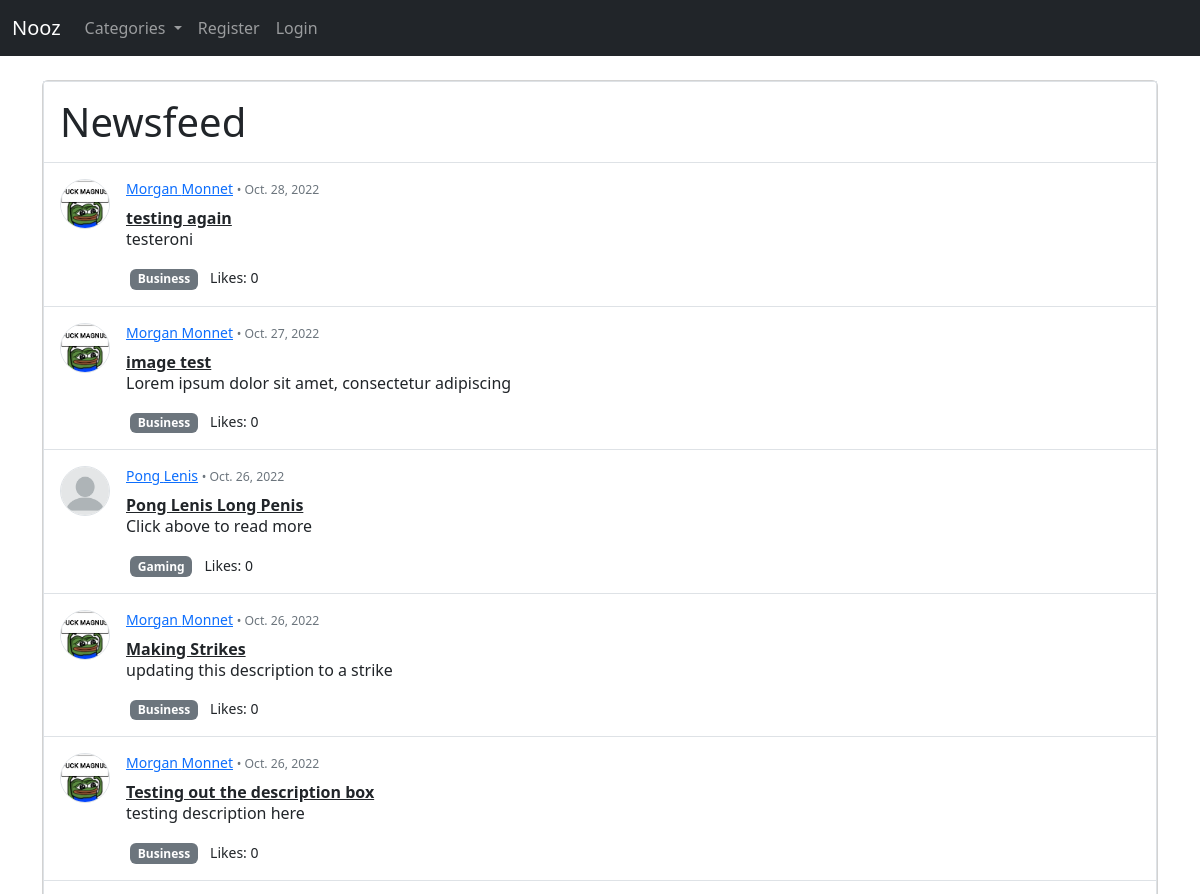
The app's page / (upper part), older data.
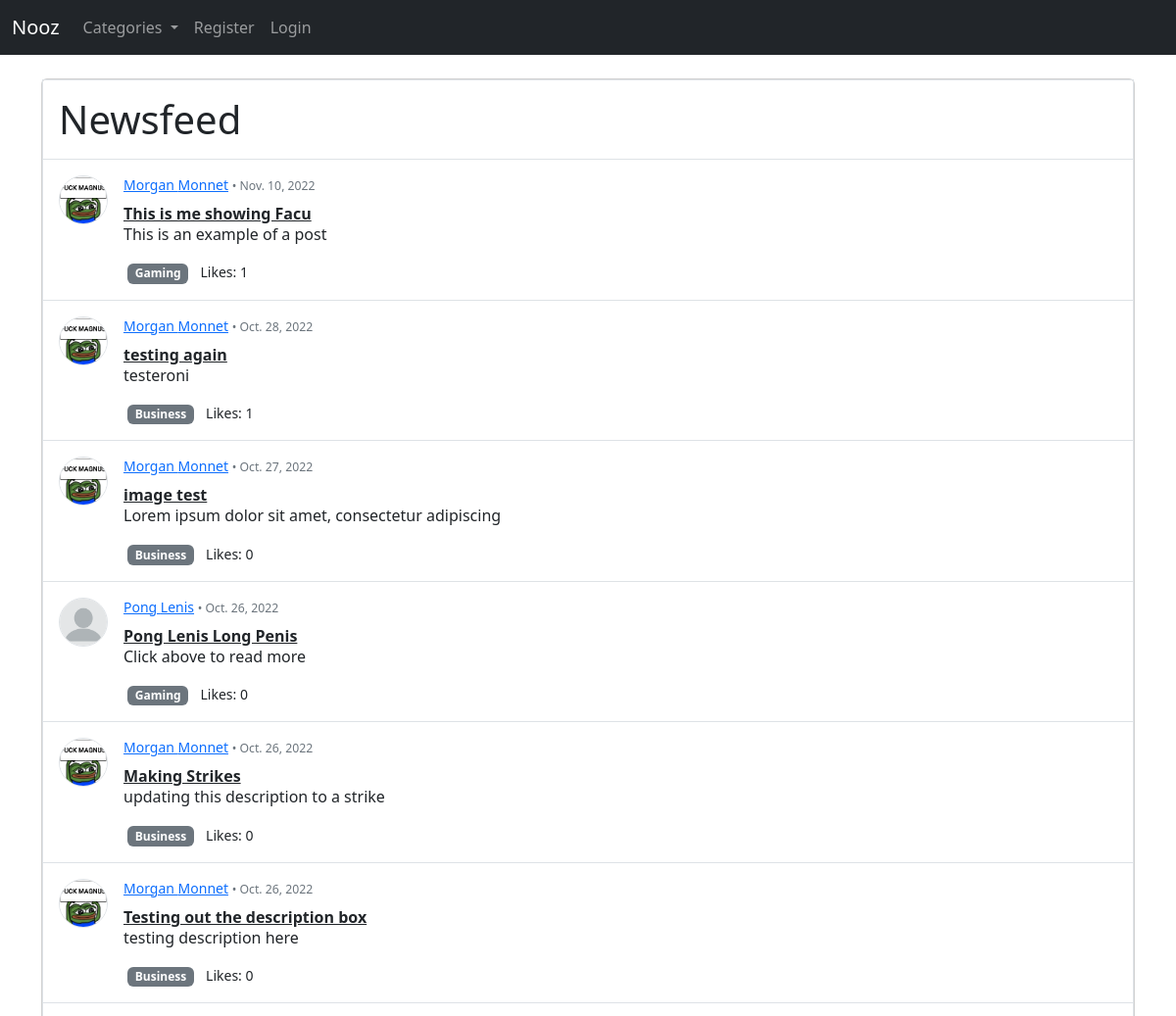
The same page, newer data.
### nooz2/models.py (models this page shows, shortened)
class Post(models.Model):
    title = models.CharField(max_length=255)
    title_tag = models.CharField(max_length=255)
    header_image = models.ImageField(null=True, blank=True, upload_to="images/")
    description = models.CharField(max_length=50)
    author = models.ForeignKey(User, on_delete=models.CASCADE)
    body = RichTextField(blank=True, null=True)
    timestamp = models.DateField(auto_now_add=True)
    category = models.CharField(max_length=255, default='News')
    likes = models.ManyToManyField(User, related_name='post_user')
    def total_likes(self):
        return self.likes.count()

class Profile(models.Model):
    user = models.OneToOneField(User, null=True, on_delete=models.CASCADE)
    bio = models.TextField()
    profile_pic = models.ImageField(null=True, blank=True, upload_to="images/profile")
    site_url = models.CharField(max_length=255, null=True, blank=True)
    facebook_url = models.CharField(max_length=255, null=True, blank=True)
    instagram_url = models.CharField(max_length=255, null=True, blank=True)

### nooz2/views.py (the view)
# urls.py: path('', HomeView.as_view(), name="home"),
class HomeView(ListView):
    model = Post
    template_name = 'home.html'
    ordering = ['-timestamp']
    def get_context_data(self, *args, **kwargs):
        category_menu = Category.objects.all()
        context = super(HomeView, self).get_context_data(*args, **kwargs)
        context ["category_menu"] = category_menu
        return context

### nooz2/models.py (called while the page is built)
    def __str__(self):
        return self.name

### templates/home.html (shortened to what this page needs)
{% extends 'base.html' %}
{% load static %}
{% block content %}
<div class="card d-flex justify-content-center">
    <div class="border border-left border-right px-0">
      <div class="p-3 border-bottom">
        <h1 class="d-flex align-items-center mb-0">
          Newsfeed
        </h1>
      </div>
      <div>
        {% for post in object_list %}
        <div>
          <div class="d-flex p-3 border-bottom">
            {% if post.author.profile.profile_pic %}
            <img src="{{ post.author.profile.profile_pic.url }}" class="rounded-circle border"
              height="50" alt="Avatar" loading="lazy" />
            {% else %}
            <img src="{% static '/images/generic_pic.png' %}" class="rounded-circle border"
            height="50" alt="Avatar" loading="lazy" />
            {% endif %}
            <div class="d-flex w-100 ps-3">
              <div>
                <h6 class="text-body">
                    <small><a href="{% url 'show_profile_page' post.author.profile.id %}">{{ post.author.first_name }} {{ post.author.last_name }}</a>
                    <span class="small text-muted font-weight-normal"> • </span>
                    <span class="small text-muted font-weight-normal">{{ post.timestamp }}</span>
                    </small>
                </h6>
                <div><strong><a href="{% url 'post-detail' post.pk %}" class="link-dark">{{ post.title}}</a></strong></div>
                <p style="line-height: 1.2;">
                    {{ post.description }}
                </p>
                <ul class="list-unstyled d-flex float-start mb-0 pe-xl-5">
                  <li><a href="{% url 'category' post.category|slugify|title %}" class="badge bg-secondary mx-1" style="text-decoration: none">{{ post.category }}</a></li>
                  <li><span class="small ps-2 float-right">Likes: {{ post.total_likes }}</span></li>
                </ul>
              </div>
            </div>
          </div>
        </div>
        {% endfor %}
      </div>
    </div>
  </div>
{% endblock %}

Row changes from the older to the newer data that the page shows:
added Post: author.profile.profile_pic (picture), author.first_name "Morgan", author.last_name "Monnet", timestamp "Nov. 10, 2022", title "This is me showing Facu", description "This is an example of a post", category "Gaming", total_likes "1"
computed for Post "testing again": total_likes "0" → "1"
